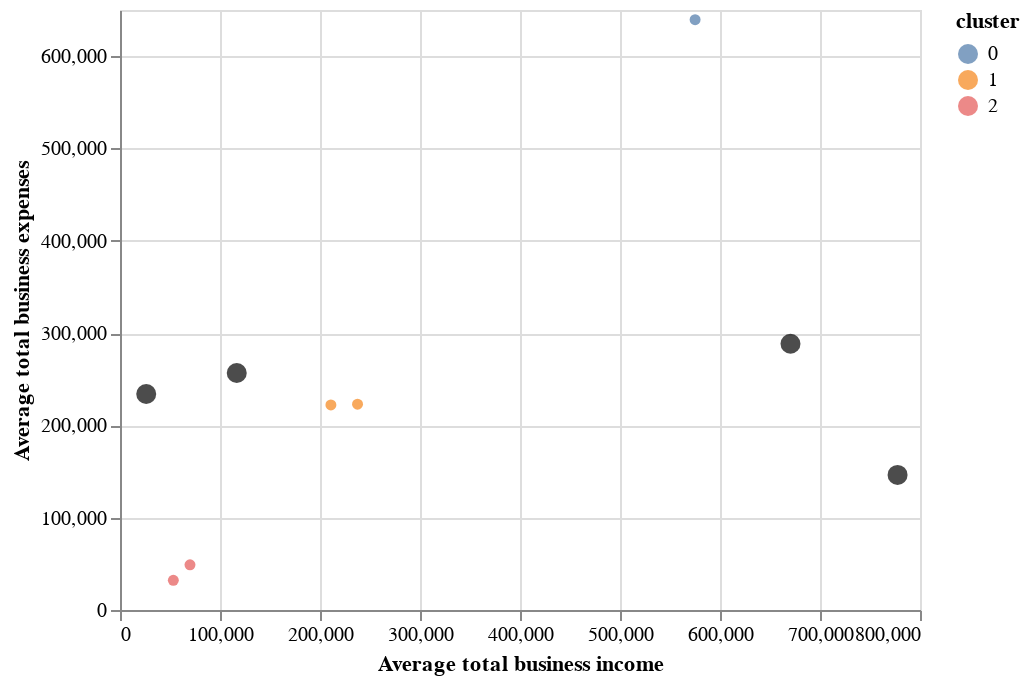

Write notebook code for a chart like this one.
### Code cell
# Finally plot the centroids and the first 5 rows of the dataset
chart1 = alt.Chart(df.head()).mark_circle().encode(x='Average total business income', y='Average total business expenses', 
color='cluster:N',
tooltip=['Postcode', 'cluster', 'Average total business income', 'Average total business expenses']
).interactive()
chart2 = alt.Chart(centroids).mark_circle(size=100).encode(x='Average total business income', y='Average total business expenses', 
color=alt.value('black'),
tooltip=['cluster', 'Average total business income', 'Average total business expenses']
).interactive()
chart1 + chart2

### Figure 1 — Vega-Lite specification as saved in the notebook (floating-point values rounded to 4 significant figures)
{"config": {"view": {"continuousWidth": 400, "continuousHeight": 300}}, "layer": [{"data": {"name": "data-575f8a87cc33ee226fb970a0e7e31664"}, "mark": "circle", "encoding": {"color": {"type": "nominal", "field": "cluster"}, "tooltip": [{"type": "quantitative", "field": "Postcode"}, {"type": "quantitative", "field": "cluster"}, {"type": "quantitative", "field": "Average total business income"}, {"type": "quantitative", "field": "Average total business expenses"}], "x": {"type": "quantitative", "field": "Average total business income"}, "y": {"type": "quantitative", "field": "Average total business expenses"}}, "selection": {"selector010": {"type": "interval", "bind": "scales", "encodings": ["x", "y"]}}}, {"data": {"name": "data-4af31deb9417aa0ac5e19a2ec313b795"}, "mark": {"type": "circle", "size": 100}, "encoding": {"color": {"value": "black"}, "tooltip": [{"type": "quantitative", "field": "cluster"}, {"type": "quantitative", "field": "Average total business income"}, {"type": "quantitative", "field": "Average total business expenses"}], "x": {"type": "quantitative", "field": "Average total business income"}, "y": {"type": "quantitative", "field": "Average total business expenses"}}, "selection": {"selector011": {"type": "interval", "bind": "scales", "encodings": ["x", "y"]}}}], "$schema": "https://vega.github.io/schema/vega-lite/v4.8.1.json", "datasets": {"data-575f8a87cc33ee226fb970a0e7e31664": [{"Postcode": 2000, "Average total business income": 210901, "Average total business expenses": 222191, "cluster": 1.0}, {"Postcode": 2006, "Average total business income": 69983, "Average total business expenses": 48971, "cluster": 2.0}, {"Postcode": 2007, "Average total business income": 575099, "Average total business expenses": 639499, "cluster": 0.0}, {"Postcode": 2008, "Average total business income": 53329, "Average total business expenses": 32173, "cluster": 2.0}, {"Postcode": 2009, "Average total business income": 237539, "Average total business expenses": 222993, "cluster": 1.0}], "data-4af31deb9417aa0ac5e19a2ec313b795": [{"Average total business income": 670487, "Average total business expenses": 288389, "cluster": 0}, {"Average total business income": 116739, "Average total business expenses": 256787, "cluster": 1}, {"Average total business income": 26225, "Average total business expenses": 234053, "cluster": 2}, {"Average total business income": 777572, "Average total business expenses": 146316, "cluster": 3}]}}
